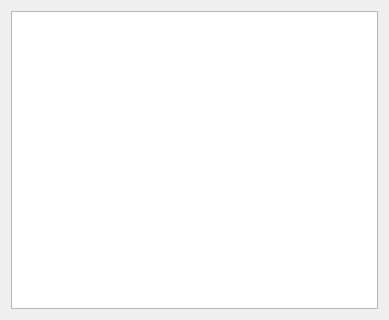
<?xml version="1.0" encoding="UTF-8"?>
<ui version="4.0">
 <class>Form</class>
 <widget class="QWidget" name="Form">
  <property name="geometry">
   <rect>
    <x>0</x>
    <y>0</y>
    <width>389</width>
    <height>320</height>
   </rect>
  </property>
  <property name="windowTitle">
   <string>Form</string>
  </property>
  <layout class="QHBoxLayout" name="horizontalLayout">
   <item>
    <widget class="QTableView" name="tableView"/>
   </item>
  </layout>
 </widget>
 <resources/>
 <connections/>
</ui>
